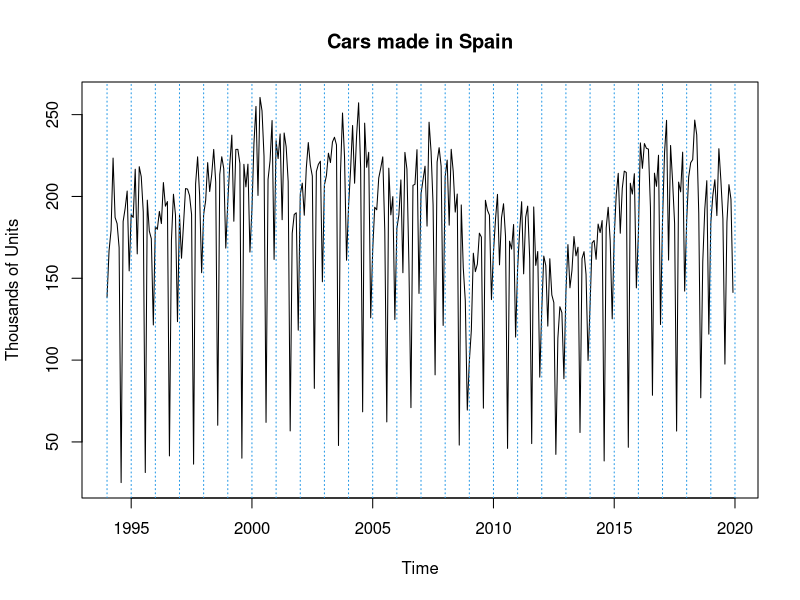
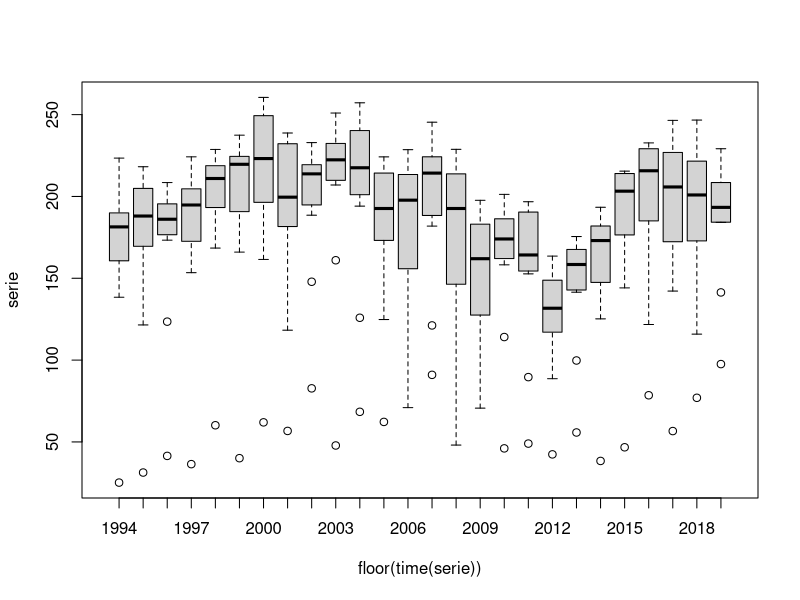
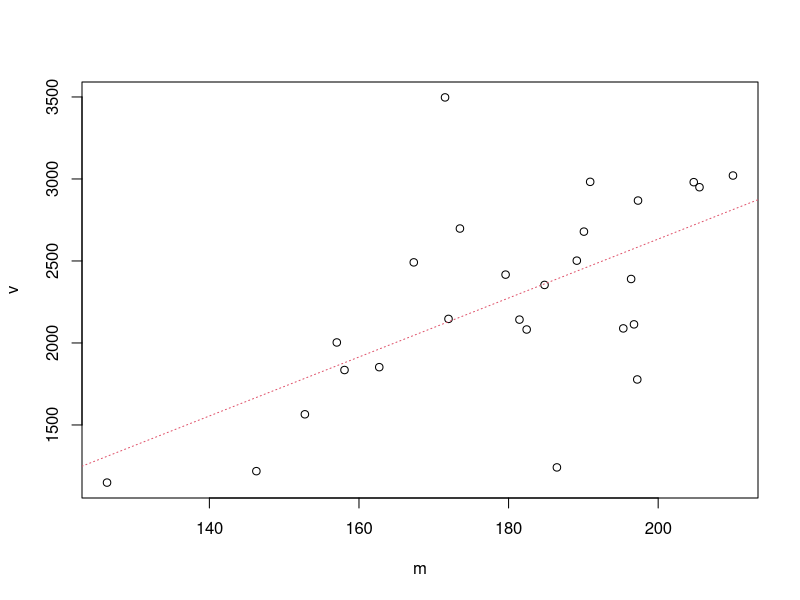
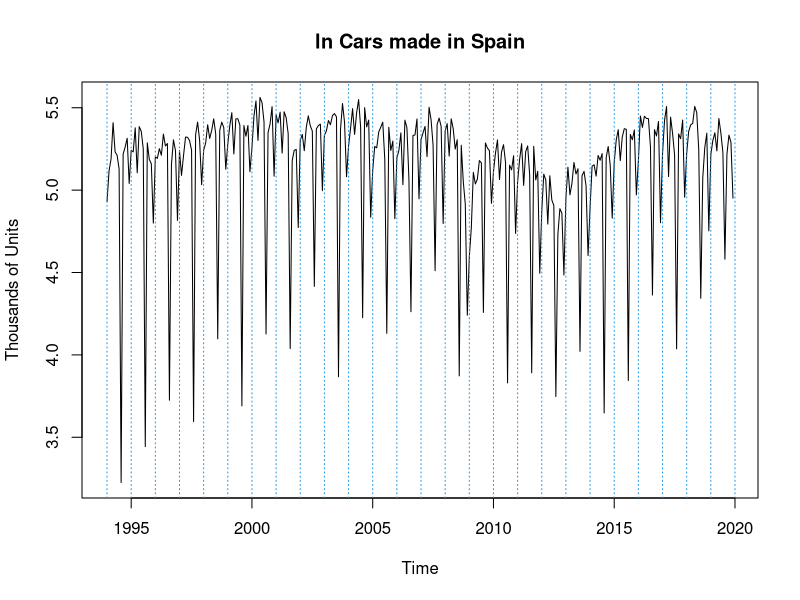
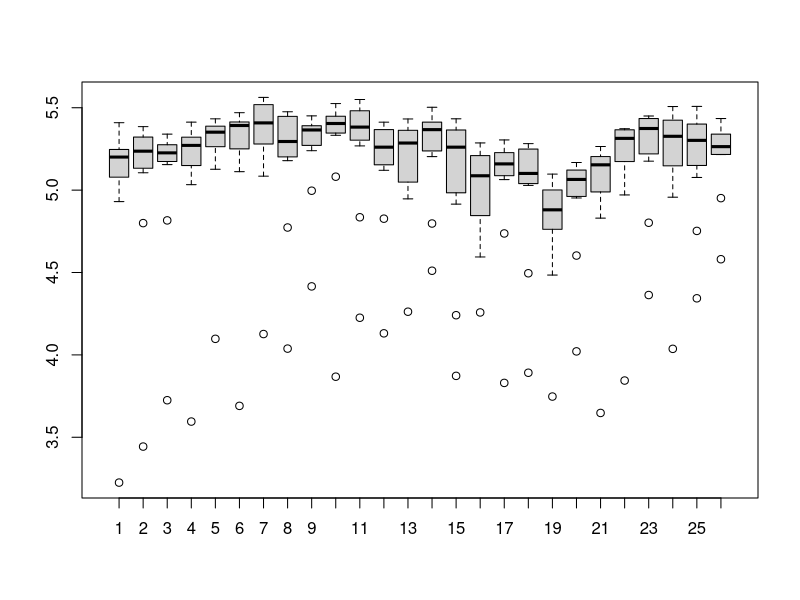
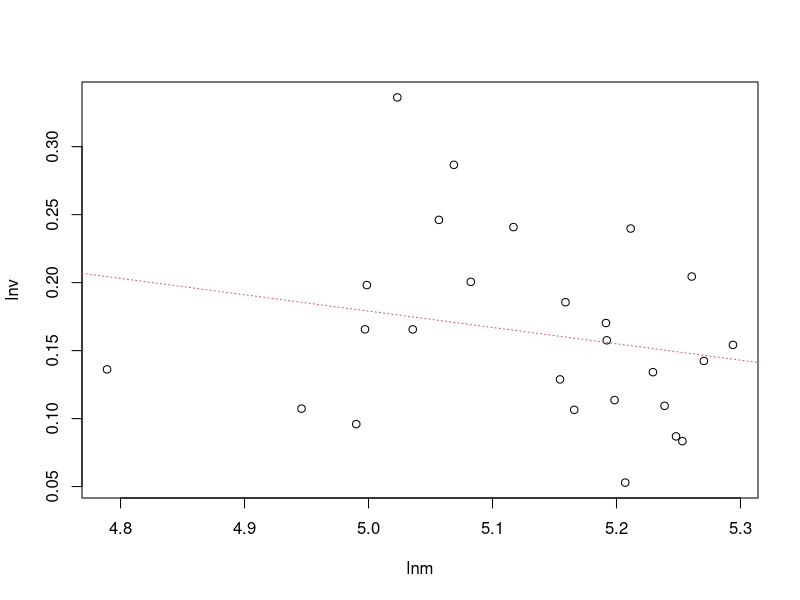
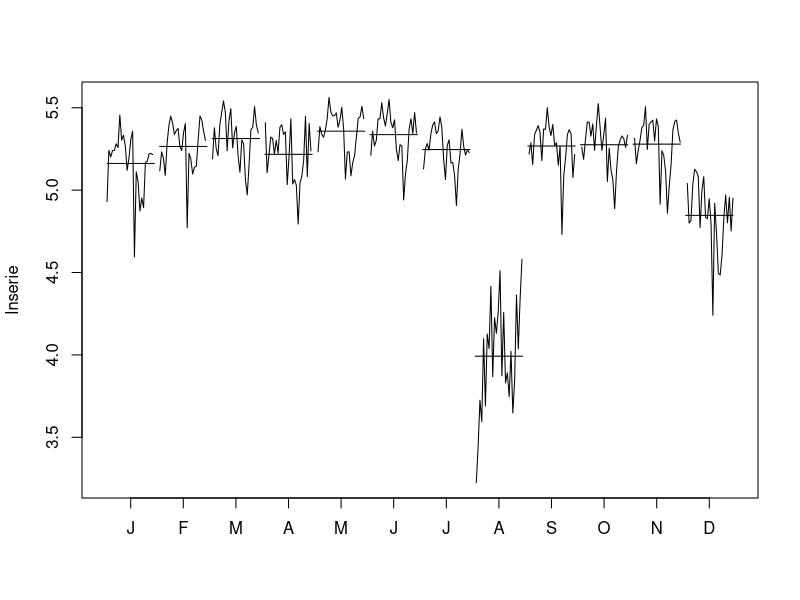
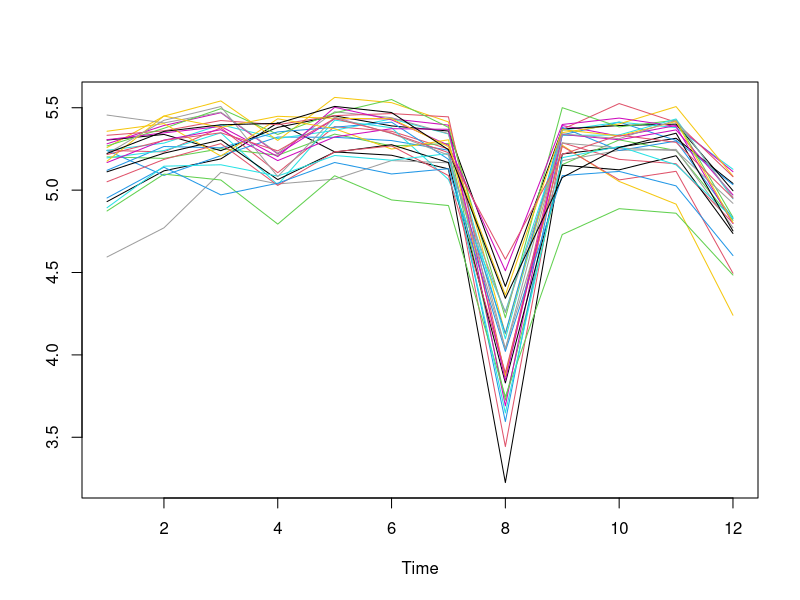

Write the R code that produced these figures, in order.
## ---- chunk 1
knitr::opts_chunk$set(echo = TRUE)
## ---- chunk 2
serie=window(ts(read.table("Turismos.dat")/1000,start=1994,freq=12))
serie
## ---- chunk 3
plot(serie, main="Cars made in Spain",ylab="Thousands of Units")
abline(v=1994:2020,lty=3,col=4)
## ---- chunk 4
boxplot(serie~floor(time(serie)))
## ---- chunk 5
# matrix(serie, nr = 12)
# length(serie)/12  # 26

m<-apply(matrix(serie,nrow=12),2,mean)
v<-apply(matrix(serie,nrow=12),2,var)

plot(v~m) # there is an increase. so we have to take logrithm
abline(lm(v~m),col=2,lty=3)
## ---- chunk 6
lnserie <- log(serie)
plot(lnserie, main="ln Cars made in Spain",ylab="Thousands of Units")
abline(v=1994:2020,lty=3,col=4)
## ---- chunk 7
matrixlnserie <- matrix(lnserie,nrow=12)
boxplot(matrixlnserie)

lnm<-apply(matrix(matrixlnserie,nrow=12),2,mean) # ln m
lnv<-apply(matrix(matrixlnserie,nrow=12),2,var) # ln v

plot(lnv~lnm) # there is an increase. so we have to take logrithm
abline(lm(lnv~lnm),col=2,lty=3)
## ---- chunk 8
monthplot(lnserie) # August!!
ts.plot(matrix(lnserie,nrow=12),col=1:8)
## ---- chunk 9
d12lnserie<-diff(lnserie,lag=12)

plot(d12lnserie)
abline(h=0)
abline(h=mean(d12lnserie),col=2)

monthplot(d12lnserie)

ts.plot(matrix(d12lnserie,nrow=12),col=1:8)
## ---- chunk 10
# Mean seemingly constant equal to zero!!! 
# code, the same as before
plot(d12lnserie)
abline(h=0)
abline(h=mean(d12lnserie),col=2)
mean(d12lnserie) 
## ---- chunk 11
var(lnserie) # 0.164901
var(d12lnserie) # 0.03583941
## ---- chunk 12
d1d12lnserie=diff(d12lnserie)
var(d1d12lnserie) # 0.04014573
## ---- chunk 13
par(mar = c(5, 4, 4, 2))
acf(d12lnserie,ylim=c(-1,1),lag.max=60,col=c(2,rep(1,3)), main ="ACF(serie)")
pacf(d12lnserie,ylim=c(-1,1),lag.max=60,col=c(2,rep(1,3)), main ="PACF(serie)")

# the ACF plot is also useful for identifying non-stationary time series. For a stationary time series, the ACF will drop to zero relatively quickly, while the ACF of non-stationary data decreases slowly.
## ---- chunk 14
par(mfrow=c(1,2))
acf(d12lnserie, ylim=c(-1,1), lag.max = 72,col=c(2,rep(1,11)),lwd=2)
pacf(d12lnserie, ylim=c(-1,1), lag.max = 72,col=c(rep(1,11),2),lwd=2)

## ---- chunk 15
(mod1=arima(lnserie,order=c(3,0,0),seasonal=list(order=c(0,1,1),period=12))) #ar(3) for regular part
(mod2=arima(lnserie,order=c(0,0,6),seasonal=list(order=c(0,1,1),period=12))) #ma(6) for refular part
(mod3=arima(lnserie,order=c(1,0,1),seasonal=list(order=c(0,1,1),period=12))) #simplest model arma(1,1) and seasonal part is the same
## ---- chunk 16
#################Validation#################################
validation=function(model){
  s=frequency(get(model$series))
  resi=model$residuals
  par(mfrow=c(2,2),mar=c(3,3,3,3))
  #Residuals plot
  plot(resi,main="Residuals")
  abline(h=0)
  abline(h=c(-3*sd(resi),3*sd(resi)),lty=3,col=4)
  #Square Root of absolute values of residuals (Homocedasticity)
  scatter.smooth(sqrt(abs(resi)),main="Square Root of Absolute residuals",
                 lpars=list(col=2))
  
  #Normal plot of residuals
  qqnorm(resi)
  qqline(resi,col=2,lwd=2)
  
  ##Histogram of residuals with normal curve
  hist(resi,breaks=20,freq=FALSE)
  curve(dnorm(x,mean=mean(resi),sd=sd(resi)),col=2,add=T)
  
  
  #ACF & PACF of residuals
  par(mfrow=c(1,2))
  acf(resi,ylim=c(-1,1),lag.max=60,col=c(2,rep(1,s-1)),lwd=2)
  pacf(resi,ylim=c(-1,1),lag.max=60,col=c(rep(1,s-1),2),lwd=2)
  par(mfrow=c(1,1))
  
  #Ljung-Box p-values
  par(mar=c(2,2,1,1))
  tsdiag(model,gof.lag=7*s)
  cat("\n--------------------------------------------------------------------\n")
  print(model)
  
  #Stationary and Invertible
  cat("\nModul of AR Characteristic polynomial Roots: ", 
      Mod(polyroot(c(1,-model$model$phi))),"\n")
  cat("\nModul of MA Characteristic polynomial Roots: ",
      Mod(polyroot(c(1,model$model$theta))),"\n")
  
  suppressMessages(require(forecast,quietly=TRUE,warn.conflicts=FALSE))
  plot(model)
  
  #Model expressed as an MA infinity (psi-weights)
  psis=ARMAtoMA(ar=model$model$phi,ma=model$model$theta,lag.max=36)
  names(psis)=paste("psi",1:36)
  cat("\nPsi-weights (MA(inf))\n")
  cat("\n--------------------\n")
  print(psis[1:24])
  
  #Model expressed as an AR infinity (pi-weights)
  pis=-ARMAtoMA(ar=-model$model$theta,ma=-model$model$phi,lag.max=36)
  names(pis)=paste("pi",1:36)
  cat("\nPi-weights (AR(inf))\n")
  cat("\n--------------------\n")
  print(pis[1:24])
   
  cat("\nDescriptive Statistics for the Residuals\n")
  cat("\n----------------------------------------\n") 
  
  suppressMessages(require(fBasics,quietly=TRUE,warn.conflicts=FALSE))
  ##Anderson-Darling test
  #print(basicStats(resi))
  
  ## Add here complementary tests (use with caution!)
  ##---------------------------------------------------------
  cat("\nNormality Tests\n")
  cat("\n--------------------\n")
 
  ##Shapiro-Wilks Normality test
  print(shapiro.test(resi))

  suppressMessages(require(nortest,quietly=TRUE,warn.conflicts=FALSE))
  ##Anderson-Darling test
  print(ad.test(resi))
  
  suppressMessages(require(tseries,quietly=TRUE,warn.conflicts=FALSE))
  ##Jarque-Bera test
  print(jarque.bera.test(resi))
  
  cat("\nHomoscedasticity Test\n")
  cat("\n--------------------\n")
  suppressMessages(require(lmtest,quietly=TRUE,warn.conflicts=FALSE))
  ##Breusch-Pagan test
  obs=get(model$series)
  print(bptest(resi~I(obs-resi)))
  
  cat("\nIndependence Tests\n")
  cat("\n--------------------\n")
  
  ##Durbin-Watson test
  print(dwtest(resi~I(1:length(resi))))
  
  ##Ljung-Box test
  cat("\nLjung-Box test\n")
  print(t(apply(matrix(c(1:4,(1:4)*s)),1,function(el) {
    te=Box.test(resi,type="Ljung-Box",lag=el)
    c(lag=(te$parameter),statistic=te$statistic[[1]],p.value=te$p.value)})))
  
}

################# Fi Validation #################################
## ---- chunk 17
#Model1
validation(mod1)

## ---- chunk 18
#Model2
validation(mod2)
## ---- chunk 19
#Model3
validation(mod3)
## ---- chunk 20
# model 1
ultim=c(2018,12)
pdq=c(3,0,0)
PDQ=c(0,1,1)

serie2=window(serie,end=ultim)
lnserie2=log(serie2)
serie1=window(serie,end=ultim+c(1,0))
lnserie1=log(serie1)

(modA=arima(lnserie1,order=pdq,seasonal=list(order=PDQ,period=12)))
(modB=arima(lnserie2,order=pdq,seasonal=list(order=PDQ,period=12)))
## ---- chunk 21
pred=predict(modB,n.ahead=12)
pr<-ts(c(tail(lnserie2,1),pred$pred),start=ultim,freq=12)
se<-ts(c(0,pred$se),start=ultim,freq=12)

#Intervals
tl<-ts(exp(pr-1.96*se),start=ultim,freq=12)
tu<-ts(exp(pr+1.96*se),start=ultim,freq=12)
pr<-ts(exp(pr),start=ultim,freq=12)


ts.plot(serie,tl,tu,pr,lty=c(1,2,2,1),col=c(1,4,4,2),xlim=ultim[1]+c(-2,+2),type="o",main=paste("Model ARIMA(",paste(pdq,collapse=","),")(",paste(PDQ,collapse=","),")12",sep=""))
abline(v=(ultim[1]-2):(ultim[1]+2),lty=3,col=4)
## ---- chunk 22
obs=window(serie,start=ultim+c(0,1))
pr=window(pr,start=ultim+c(0,1))
ts(data.frame(LowLim=tl[-1],Predic=pr,UpperLim=tu[-1],Observ=obs,Error=obs-pr,PercentError=(obs-pr)/obs),start=ultim+c(0,1),freq=12)
mod.RMSE1=sqrt(sum((obs-pr)^2)/12)
mod.MAE1=sum(abs(obs-pr))/12
mod.RMSPE1=sqrt(sum(((obs-pr)/obs)^2)/12)
mod.MAPE1=sum(abs(obs-pr)/obs)/12

data.frame("RMSE"=mod.RMSE1,"MAE"=mod.MAE1,"RMSPE"=mod.RMSPE1,"MAPE"=mod.MAPE1)
mCI1=mean(tu-tl)

cat("\nMean Length CI: ",mCI1)
## ---- chunk 23
pred=predict(modA,n.ahead=12)
pr<-ts(c(tail(lnserie1,1),pred$pred),start=ultim+c(1,0),freq=12)
se<-ts(c(0,pred$se),start=ultim+c(1,0),freq=12)

tl1<-ts(exp(pr-1.96*se),start=ultim+c(1,0),freq=12)
tu1<-ts(exp(pr+1.96*se),start=ultim+c(1,0),freq=12)
pr1<-ts(exp(pr),start=ultim+c(1,0),freq=12)

ts.plot(serie,tl1,tu1,pr1,lty=c(1,2,2,1),col=c(1,4,4,2),xlim=c(ultim[1]-2,ultim[1]+3),type="o",main=paste("Model ARIMA(",paste(pdq,collapse=","),")(",paste(PDQ,collapse=","),")12",sep=""))
abline(v=(ultim[1]-2):(ultim[1]+3),lty=3,col=4)
(previs2=window(cbind(tl1,pr1,tu1),start=ultim+c(1,0)))
## ---- chunk 24
ultim=c(2018,12)
pdq=c(0,0,6)
PDQ=c(0,1,1)

serie2=window(serie,end=ultim)
lnserie2=log(serie2)
serie1=window(serie,end=ultim+c(1,0))
lnserie1=log(serie1)

(modA=arima(lnserie1,order=pdq,seasonal=list(order=PDQ,period=12)))
(modB=arima(lnserie2,order=pdq,seasonal=list(order=PDQ,period=12)))

## ---- chunk 25
pred=predict(modB,n.ahead=12)
pr<-ts(c(tail(lnserie2,1),pred$pred),start=ultim,freq=12)
se<-ts(c(0,pred$se),start=ultim,freq=12)

#Intervals
tl<-ts(exp(pr-1.96*se),start=ultim,freq=12)
tu<-ts(exp(pr+1.96*se),start=ultim,freq=12)
pr<-ts(exp(pr),start=ultim,freq=12)


ts.plot(serie,tl,tu,pr,lty=c(1,2,2,1),col=c(1,4,4,2),xlim=ultim[1]+c(-2,+2),type="o",main=paste("Model ARIMA(",paste(pdq,collapse=","),")(",paste(PDQ,collapse=","),")12",sep=""))
abline(v=(ultim[1]-2):(ultim[1]+2),lty=3,col=4)
## ---- chunk 26
obs=window(serie,start=ultim+c(0,1))
pr=window(pr,start=ultim+c(0,1))
ts(data.frame(LowLim=tl[-1],Predic=pr,UpperLim=tu[-1],Observ=obs,Error=obs-pr,PercentError=(obs-pr)/obs),start=ultim+c(0,1),freq=12)
mod.RMSE2=sqrt(sum((obs-pr)^2)/12)
mod.MAE2=sum(abs(obs-pr))/12
mod.RMSPE2=sqrt(sum(((obs-pr)/obs)^2)/12)
mod.MAPE2=sum(abs(obs-pr)/obs)/12

data.frame("RMSE"=mod.RMSE2,"MAE"=mod.MAE2,"RMSPE"=mod.RMSPE2,"MAPE"=mod.MAPE2)
mCI2=mean(tu-tl)

cat("\nMean Length CI: ",mCI2)
## ---- chunk 27
# pred=predict(modA,n.ahead=12)
# pr<-ts(c(tail(lnserie1,1),pred$pred),start=ultim+c(1,0),freq=12)
# se<-ts(c(0,pred$se),start=ultim+c(1,0),freq=12)

# tl1<-ts(exp(pr-1.96*se),start=ultim+c(1,0),freq=12)
# tu1<-ts(exp(pr+1.96*se),start=ultim+c(1,0),freq=12)
# pr1<-ts(exp(pr),start=ultim+c(1,0),freq=12)

# ts.plot(serie,tl1,tu1,pr1,lty=c(1,2,2,1),col=c(1,4,4,2),xlim=c(ultim[1]-2,ultim[1]+3),type="o",main=paste("Model ARIMA(",paste(pdq,collapse=","),")(",paste(PDQ,collapse=","),")12",sep=""))
# abline(v=(ultim[1]-2):(ultim[1]+3),lty=3,col=4)
# (previs3=window(cbind(tl1,pr1,tu1),start=ultim+c(1,0)))
## ---- chunk 28
ultim=c(2018,12)
pdq=c(1,0,1)
PDQ=c(0,1,1)

serie2=window(serie,end=ultim)
lnserie2=log(serie2)
serie1=window(serie,end=ultim+c(1,0))
lnserie1=log(serie1)

(modA=arima(lnserie1,order=pdq,seasonal=list(order=PDQ,period=12)))
(modB=arima(lnserie2,order=pdq,seasonal=list(order=PDQ,period=12)))
## ---- chunk 29
pred=predict(modB,n.ahead=12)
pr<-ts(c(tail(lnserie2,1),pred$pred),start=ultim,freq=12)
se<-ts(c(0,pred$se),start=ultim,freq=12)

#Intervals
tl<-ts(exp(pr-1.96*se),start=ultim,freq=12)
tu<-ts(exp(pr+1.96*se),start=ultim,freq=12)
pr<-ts(exp(pr),start=ultim,freq=12)


ts.plot(serie,tl,tu,pr,lty=c(1,2,2,1),col=c(1,4,4,2),xlim=ultim[1]+c(-2,+2),type="o",main=paste("Model ARIMA(",paste(pdq,collapse=","),")(",paste(PDQ,collapse=","),")12",sep=""))
abline(v=(ultim[1]-2):(ultim[1]+2),lty=3,col=4)
## ---- chunk 30
obs=window(serie,start=ultim+c(0,1))
pr=window(pr,start=ultim+c(0,1))
ts(data.frame(LowLim=tl[-1],Predic=pr,UpperLim=tu[-1],Observ=obs,Error=obs-pr,PercentError=(obs-pr)/obs),start=ultim+c(0,1),freq=12)
mod.RMSE3=sqrt(sum((obs-pr)^2)/12)
mod.MAE3=sum(abs(obs-pr))/12
mod.RMSPE3=sqrt(sum(((obs-pr)/obs)^2)/12)
mod.MAPE3=sum(abs(obs-pr)/obs)/12

data.frame("RMSE"=mod.RMSE1,"MAE"=mod.MAE3,"RMSPE"=mod.RMSPE3,"MAPE"=mod.MAPE3)
mCI3=mean(tu-tl)

cat("\nMean Length CI: ",mCI3)
## ---- chunk 31
resul=data.frame(
  par=c(length(coef(mod1)),length(coef(mod2)), length(coef(mod3))),
  Sigma2Z=c(mod1$sigma2,mod2$sigma2, mod3$sigma2),
  AIC=c(AIC(mod1),AIC(mod2), AIC(mod3)),
  BIC=c(BIC(mod1),BIC(mod2), BIC(mod3)),
  RMSE=c(mod.RMSE2,mod.RMSE3, mod.RMSE1),
  MAE=c(mod.MAE1,mod.MAE2, mod.MAE3),
  RMSPE=c(mod.RMSPE1,mod.RMSPE2, mod.RMSPE3),
  MAPE=c(mod.MAPE1,mod.MAPE2, mod.MAPE3),
  meanLength=c(mCI1,mCI2, mCI3)
)

row.names(resul)=c("ARIMA(3,0,0)(0,0,1)12","ARIMA(0,0,6)(0,1,1)12", "ARMIA(1,0,1)(0,1,1)12")

resul
